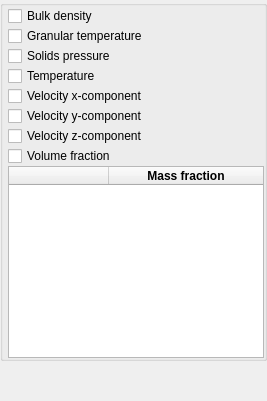
             <widget class="QWidget" name="page_solids">
              <property name="styleSheet">
               <string notr="true"/>
              </property>
              <layout class="QVBoxLayout" name="verticalLayout_5" stretch="0,0">
               <property name="spacing">
                <number>6</number>
               </property>
               <property name="leftMargin">
                <number>0</number>
               </property>
               <property name="topMargin">
                <number>0</number>
               </property>
               <property name="rightMargin">
                <number>0</number>
               </property>
               <property name="bottomMargin">
                <number>0</number>
               </property>
               <item>
                <widget class="QWidget" name="frame_solids_parameters" native="true">
                 <layout class="QGridLayout" name="gridLayout_6">
                  <property name="leftMargin">
                   <number>0</number>
                  </property>
                  <property name="topMargin">
                   <number>0</number>
                  </property>
                  <property name="rightMargin">
                   <number>0</number>
                  </property>
                  <property name="bottomMargin">
                   <number>0</number>
                  </property>
                  <property name="spacing">
                   <number>2</number>
                  </property>
                  <item row="0" column="0" alignment="Qt::AlignTop">
                   <widget class="QGroupBox" name="groupbox_solids">
                    <property name="title">
                     <string/>
                    </property>
                    <property name="flat">
                     <bool>true</bool>
                    </property>
                    <layout class="QGridLayout" name="gridLayout_9" rowstretch="0,0,0,0,0,0,0,0,1,0,0,0,0">
                     <property name="leftMargin">
                      <number>5</number>
                     </property>
                     <property name="topMargin">
                      <number>0</number>
                     </property>
                     <property name="rightMargin">
                      <number>0</number>
                     </property>
                     <property name="bottomMargin">
                      <number>0</number>
                     </property>
                     <property name="spacing">
                      <number>0</number>
                     </property>
                     <item row="12" column="0">
                      <widget class="QTableWidget" name="tablewidget_solids_mass_fraction">
                       <property name="selectionBehavior">
                        <enum>QAbstractItemView::SelectRows</enum>
                       </property>
                       <attribute name="horizontalHeaderMinimumSectionSize">
                        <number>10</number>
                       </attribute>
                       <attribute name="horizontalHeaderHighlightSections">
                        <bool>false</bool>
                       </attribute>
                       <attribute name="horizontalHeaderStretchLastSection">
                        <bool>true</bool>
                       </attribute>
                       <attribute name="verticalHeaderVisible">
                        <bool>false</bool>
                       </attribute>
                       <attribute name="verticalHeaderHighlightSections">
                        <bool>false</bool>
                       </attribute>
                       <column>
                        <property name="text">
                         <string/>
                        </property>
                       </column>
                       <column>
                        <property name="text">
                         <string>Mass fraction</string>
                        </property>
                        <property name="font">
                         <font>
                          <weight>75</weight>
                          <bold>true</bold>
                         </font>
                        </property>
                       </column>
                      </widget>
                     </item>
                     <item row="1" column="0">
                      <widget class="CheckBox" name="checkbox_keyword_monitor_theta_m_args_MONITOR_P">
                       <property name="text">
                        <string>Granular temperature</string>
                       </property>
                      </widget>
                     </item>
                     <item row="5" column="0">
                      <widget class="CheckBox" name="checkbox_keyword_monitor_u_s_args_MONITOR_P">
                       <property name="text">
                        <string>Velocity x-component</string>
                       </property>
                      </widget>
                     </item>
                     <item row="7" column="0">
                      <widget class="CheckBox" name="checkbox_keyword_monitor_w_s_args_MONITOR_P">
                       <property name="text">
                        <string>Velocity z-component</string>
                       </property>
                      </widget>
                     </item>
                     <item row="6" column="0">
                      <widget class="CheckBox" name="checkbox_keyword_monitor_v_s_args_MONITOR_P">
                       <property name="text">
                        <string>Velocity y-component</string>
                       </property>
                      </widget>
                     </item>
                     <item row="2" column="0">
                      <widget class="CheckBox" name="checkbox_keyword_monitor_p_s_args_MONITOR_P">
                       <property name="text">
                        <string>Solids pressure</string>
                       </property>
                      </widget>
                     </item>
                     <item row="0" column="0">
                      <widget class="CheckBox" name="checkbox_keyword_monitor_rop_s_args_MONITOR_P">
                       <property name="text">
                        <string>Bulk density</string>
                       </property>
                      </widget>
                     </item>
                     <item row="3" column="0">
                      <widget class="CheckBox" name="checkbox_keyword_monitor_t_s_args_MONITOR_P">
                       <property name="text">
                        <string>Temperature</string>
                       </property>
                      </widget>
                     </item>
                     <item row="8" column="0">
                      <widget class="CheckBox" name="checkbox_keyword_monitor_ep_s_args_MONITOR_P">
                       <property name="text">
                        <string>Volume fraction</string>
                       </property>
                      </widget>
                     </item>
                    </layout>
                   </widget>
                  </item>
                 </layout>
                </widget>
               </item>
               <item>
                <spacer name="spacer_solids">
                 <property name="orientation">
                  <enum>Qt::Vertical</enum>
                 </property>
                 <property name="sizeHint" stdset="0">
                  <size>
                   <width>20</width>
                   <height>40</height>
                  </size>
                 </property>
                </spacer>
               </item>
              </layout>
             </widget>
